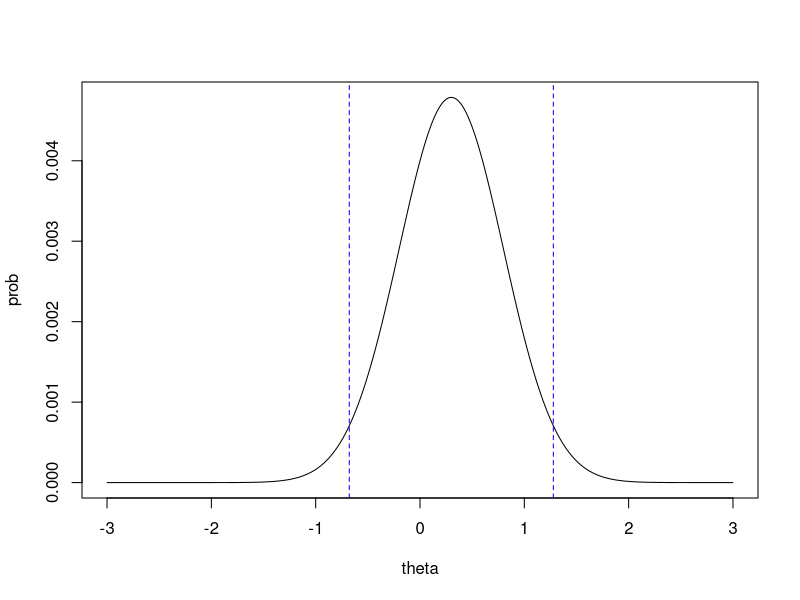
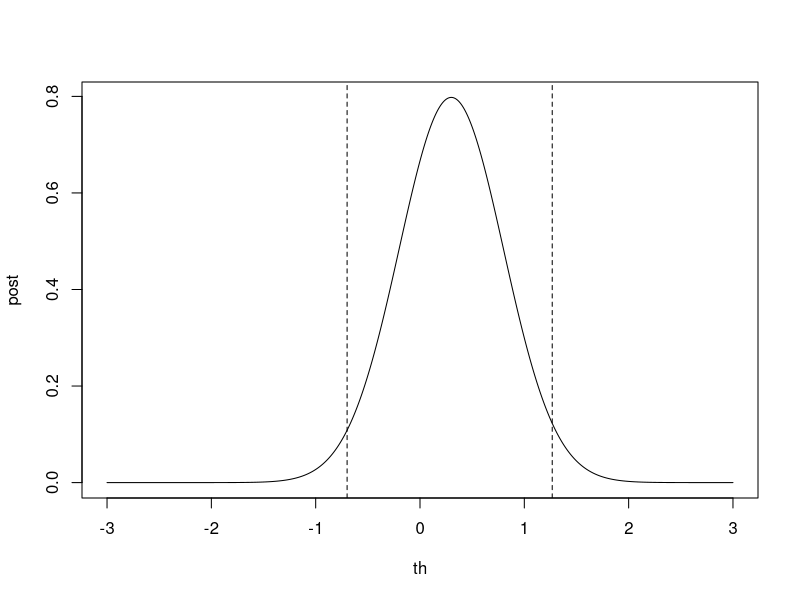

R code for these plots, in order:
# HPD 신뢰구간

# grid method
HPDgrid = function(prob, level=0.95){
  prob.sort=sort(prob, decreasing=T)
  M=min(which(cumsum(prob.sort)>=level))
  height = prob.sort[M]
  HPD.index=which(prob>=height)
  HPD.level=sum(prob[HPD.index])
  res=list(index=HPD.index, level=HPD.level)
  return(res)
}

N=1001; level=0.95
theta=seq(-3,3,length=N)
prob=exp(-0.5/0.25*(theta-0.3)^2) # likelihood
prob=prob/sum(prob)

HPD=HPDgrid(prob,level)
HPDgrid.hat = c(min(theta[HPD$index]), max(theta[HPD$index]))
plot(theta, prob,type="l")
abline(v=HPDgrid.hat, lty=2, col="blue")
HPD$level


# sample method
HPDsample = function(th, level=.95){
  N = length(th)
  theta.sort = sort(th)
  M = ceiling(N*level)
  nCI = N-M+1
  CI.width = theta.sort[1:nCI+M-1]-theta.sort[1:nCI]
  HPD.index = which.min(CI.width)
  HPD = c(theta.sort[HPD.index], theta.sort[HPD.index+M-1])
  return(HPD)
}

N = 10000; level=0.95
theta = rnorm(N, 0.3, 0.5) #posterior
HPDsample.hat = HPDsample(theta,level)

th = seq(-3,3,length=N)
post = dnorm(th, 0.3,0.5)

plot(th, post, type="l")
abline(v=HPDsample.hat, lty=2)
